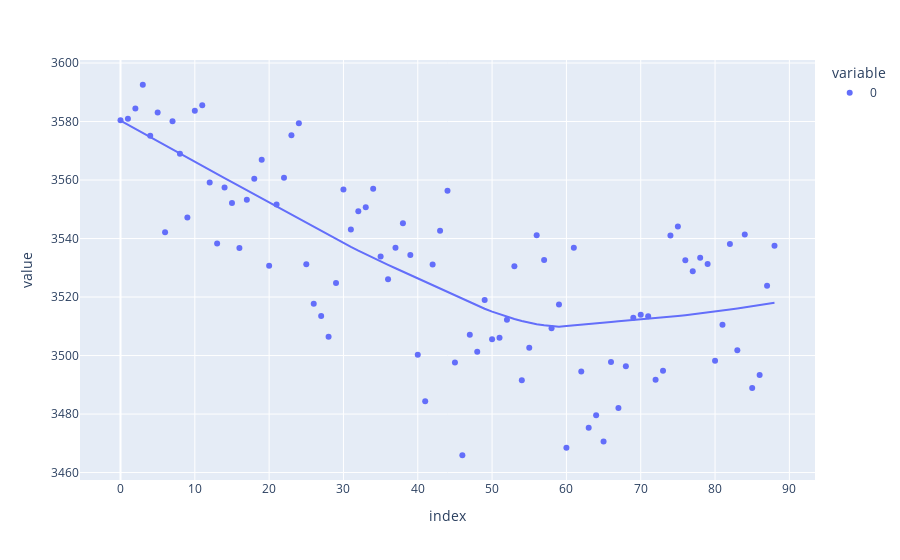

The cell this chart's notebook holds for it:
### Code cell
px.scatter(prediction, trendline='lowess')
